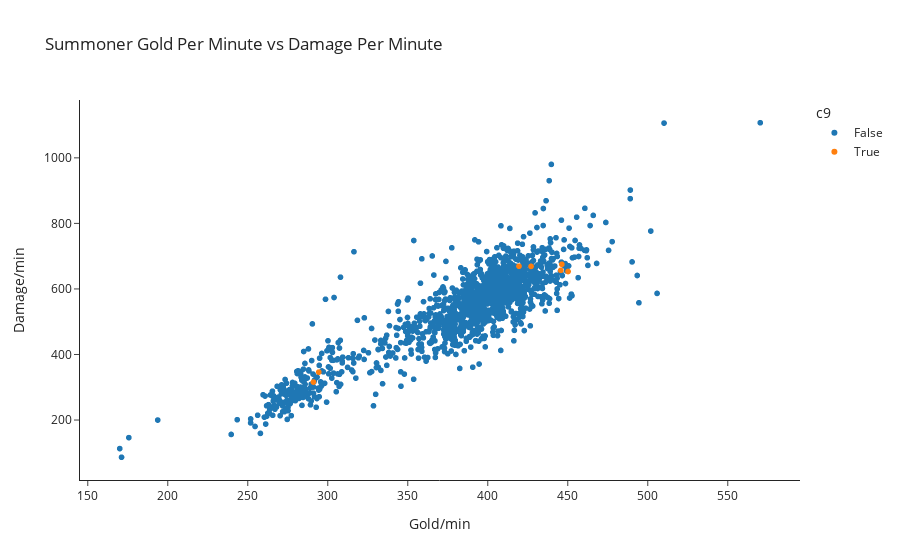

The notebook cell saved with this chart:
### Code cell
fig.show()

### Figure 1 — Plotly figure (JSON) as saved in the notebook; plotly's stock layout.template omitted (floating-point values rounded to 4 significant figures; data arrays with more than 128 entries replaced by an {"elided": "..."} marker saying what was removed)
{"data": [{"customdata": {"elided": "1373x1 str values"}, "hovertemplate": "c9=False<br>Gold/min=%{x}<br>Damage/min=%{y}<br>Summoner=%{customdata[0]}<extra></extra>", "legendgroup": "False", "marker": {"color": "#1F77B4", "symbol": "circle"}, "mode": "markers", "name": "False", "showlegend": true, "type": "scattergl", "x": {"elided": "1373 float values"}, "xaxis": "x", "y": {"elided": "1373 float values"}, "yaxis": "y"}, {"customdata": [["134679316497"], ["C9 VULCANNN"], ["C9 Vulcan"], ["C9 ZVENNN"], ["C9 Zven"], ["C9C9C9C9C9"], ["blaberfish2"]], "hovertemplate": "c9=True<br>Gold/min=%{x}<br>Damage/min=%{y}<br>Summoner=%{customdata[0]}<extra></extra>", "legendgroup": "True", "marker": {"color": "#FF7F0E", "symbol": "circle"}, "mode": "markers", "name": "True", "showlegend": true, "type": "scattergl", "x": [427.0, 291.0, 294.4, 450.2, 445.6, 419.5, 446.3], "xaxis": "x", "y": [668.8, 315.9, 346.2, 653.3, 656.8, 669.3, 675.3], "yaxis": "y"}], "layout": {"legend": {"title": {"text": "c9"}, "tracegroupgap": 0}, "title": {"text": "Summoner Gold Per Minute vs Damage Per Minute"}, "xaxis": {"anchor": "y", "domain": [0, 1], "title": {"text": "Gold/min"}}, "yaxis": {"anchor": "x", "domain": [0, 1], "title": {"text": "Damage/min"}}}}
